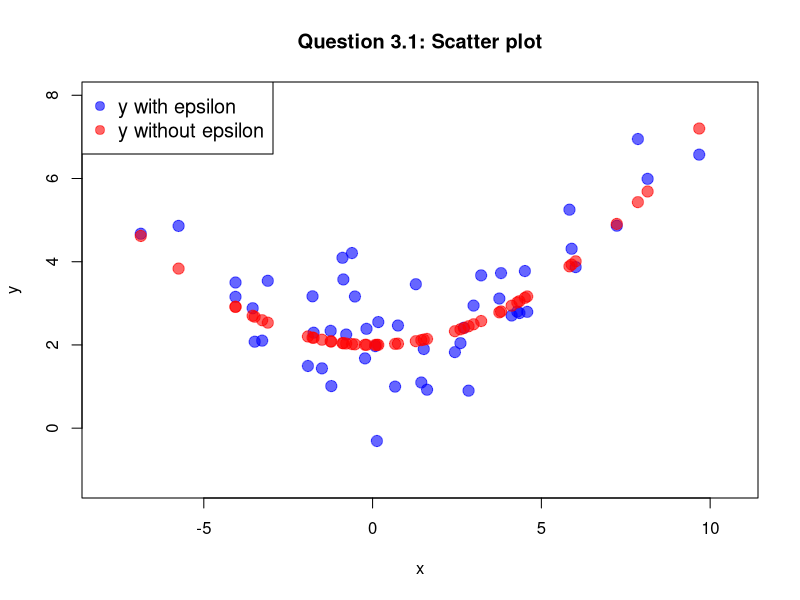
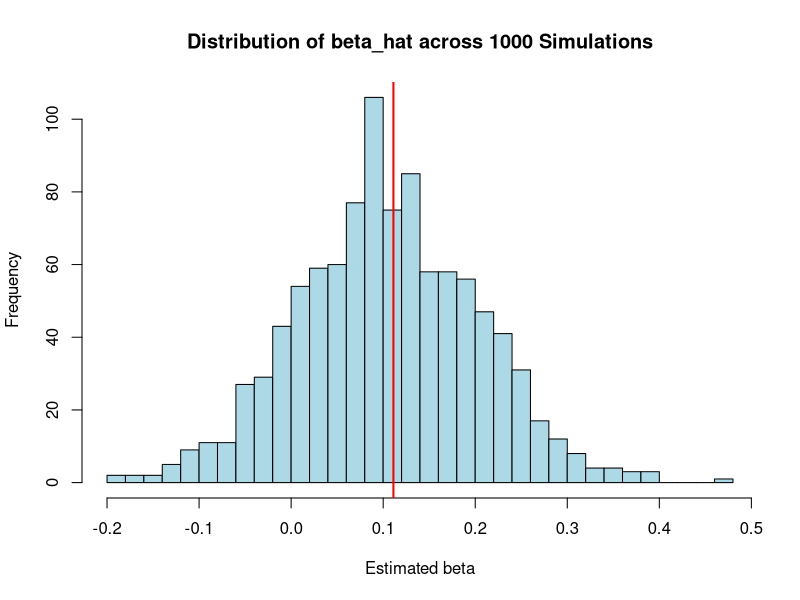
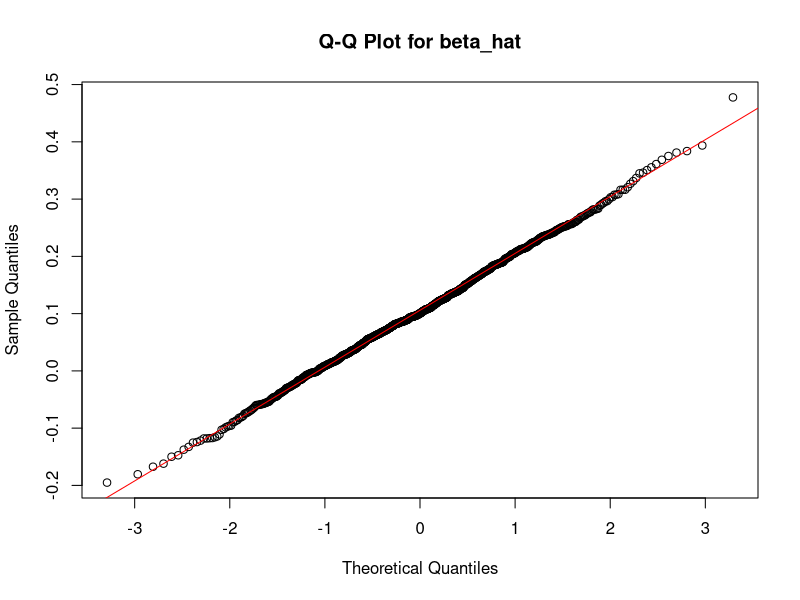
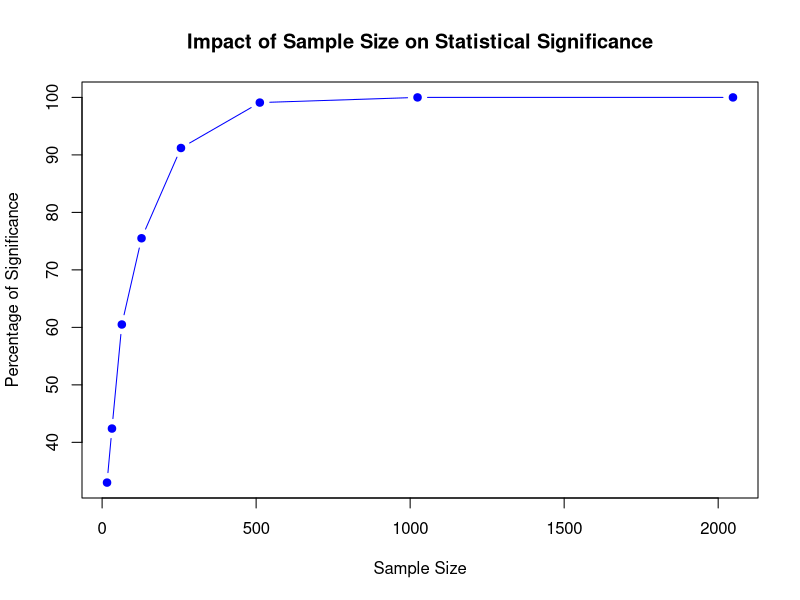

Reproduce these figures in R, in order.
# Set the random seed
set.seed(123)

# Generate data
n <- 50
x <- rnorm(n, mean = 1, sd = 4)  # x ~ N(1, 4^2)
epsilon <- rnorm(n, mean = 0, sd = 1)  # epsilon ~ N(0, 1)

# Calculate y = 2 + (1/18)*x^2 + epsilon
y <- 2 + (1/18) * x^2 + epsilon

# Question 3.1
# Remove noise (ignore epsilon)
y_hat <- 2 + (1/18) * x^2  

# Set save path
save_path <- "/Users/alan/Desktop/海外申请/Coding test/OI/Junbo_Datatask/Junbo_Datatask_Part3/Junbo_Datatask_Part3_figure/Question 1.png"  

# Set resolution and size
png(save_path, width = 3200, height = 2400, res = 300)

# Plot scatter plot
plot(x, y, main = "Question 3.1: Scatter plot", 
     xlab = "x", ylab = "y", pch = 19, col = rgb(0, 0, 1, 0.6),  # Blue, with transparency
     cex = 1.5,  # Adjust the point size
     xlim = c(min(x) - 1, max(x) + 1), ylim = c(min(y) - 1, max(y) + 1))  # Expand coordinate range

# Add y without noise (red)
points(x, y_hat, pch = 19, col = rgb(1, 0, 0, 0.6), cex = 1.5)  # Red, with transparency

# Add legend
legend("topleft", legend = c("y with epsilon", "y without epsilon"),
       col = c(rgb(0, 0, 1, 0.6), rgb(1, 0, 0, 0.6)), pch = 19, cex = 1.2)

dev.off()

# Question 3.2
# Fit the linear regression model
lm_model <- lm(y ~ x)

# Extract the estimated coefficients (beta_hat)
beta_hat <- coef(lm_model)

# Output the results
cat("Estimated beta_hat (from regression) is:", beta_hat[2], "\n")

# Question 3.3
# Set seed
set.seed(123)

# Set the number of simulations
n_1000 <- 1000

# Store the estimated beta_hat values and whether each regression is significant
beta_hat_values <- numeric(n_1000) 
significance_values <- logical(n_1000) 

# Run the simulation loop
for (i in 1:n_1000) {
  # Generate 50 x and y values
  x_sim <- rnorm(50, mean = 1, sd = 4)
  epsilon_sim <- rnorm(50, mean = 0, sd = 1)
  y_sim <- 2 + (1/18) * x_sim^2 + epsilon_sim
  
  # Run linear regression
  lm_sim <- lm(y_sim ~ x_sim)
  
  # Extract the beta_hat value
  beta_hat_values[i] <- coef(lm_sim)[2]
  
  # Check if beta_hat is significant at the 0.05 significance level
  p_value <- summary(lm_sim)$coefficients[2, 4]  # [2, 4] extracts the p-value for the x coefficient
  
  significance_values[i] <- p_value < 0.05
}

# Calculate the proportion of times beta_hat is marked as significant at the 0.05 significance level
significant_level <- mean(significance_values) * 100

# Output the significance proportion
cat("The percentage of times beta_hat is marked as significant at the 0.05 significance level is:", significant_level, "%\n")

# Set save path
save_path <- "/Users/alan/Desktop/海外申请/Coding test/OI/Junbo_Datatask/Junbo_Datatask_Part3/Junbo_Datatask_Part3_figure/Question 3 histogram.png"

# Set resolution and size
png(save_path, width = 3200, height = 2400, res = 300)


# Generate a histogram of beta_hat
hist(beta_hat_values, main = "Distribution of beta_hat across 1000 Simulations", 
     xlab = "Estimated beta", col = "lightblue", border = "black", breaks = 30)
# Add a vertical line indicating the beta value calculated in Question 2
abline(v = 1/9, col = "red", lwd = 2)
dev.off()

# Set save path
save_path <- "/Users/alan/Desktop/海外申请/Coding test/OI/Junbo_Datatask/Junbo_Datatask_Part3/Junbo_Datatask_Part3_figure/Question 3 qqplot.png"

# Set resolution and size
png(save_path, width = 3200, height = 2400, res = 300)

# Shapiro-Wilk test (check if the beta_hat distribution is normal)
shapiro_test <- shapiro.test(beta_hat_values)
cat("The p-value of the Shapiro-Wilk test is:", shapiro_test$p.value, "\n")

# Generate a Q-Q plot
qqnorm(beta_hat_values, main = "Q-Q Plot for beta_hat")
qqline(beta_hat_values, col = "red")
dev.off()

# Question 4
# Set the seed
set.seed(123)

# Define the sample sizes
sample_sizes <- c(16, 32, 64, 128, 256, 512, 1024, 2048)

# Save the significance percentage data
significant_percentages <- numeric(length(sample_sizes))

# Run the simulation
for (j in 1:length(sample_sizes)) {
  n <- sample_sizes[j]  # Current sample size
  significance_level <- logical(1000)  # To store whether each regression is significant
  
  for (i in 1:1000) {
    # Generate 1000 x and y values
    x_sim <- rnorm(n, mean = 1, sd = 4)
    epsilon_sim <- rnorm(n, mean = 0, sd = 1)
    y_sim <- 2 + (1/18) * x_sim^2 + epsilon_sim
    
    # Run the linear regression
    lm_sim <- lm(y_sim ~ x_sim)
    
    # Check if beta_hat is significant at the 0.05 significance level
    p_value <- summary(lm_sim)$coefficients[2, 4]
    significance_level[i] <- p_value < 0.05
  }
  
  # Calculate the percentage of significance
  significant_percentages[j] <- mean(significance_level) * 100
}

# Set save path
save_path <- "/Users/alan/Desktop/海外申请/Coding test/OI/Junbo_Datatask/Junbo_Datatask_Part3/Junbo_Datatask_Part3_figure/Question 4.png"

# Set resolution and size
png(save_path, width = 3200, height = 2400, res = 300)

# Plot the relationship between sample size and significance percentage
plot(sample_sizes, significant_percentages, type = "b", 
     main = "Impact of Sample Size on Statistical Significance", 
     xlab = "Sample Size", ylab = "Percentage of Significance", 
     col = "blue", pch = 19)
dev.off()
